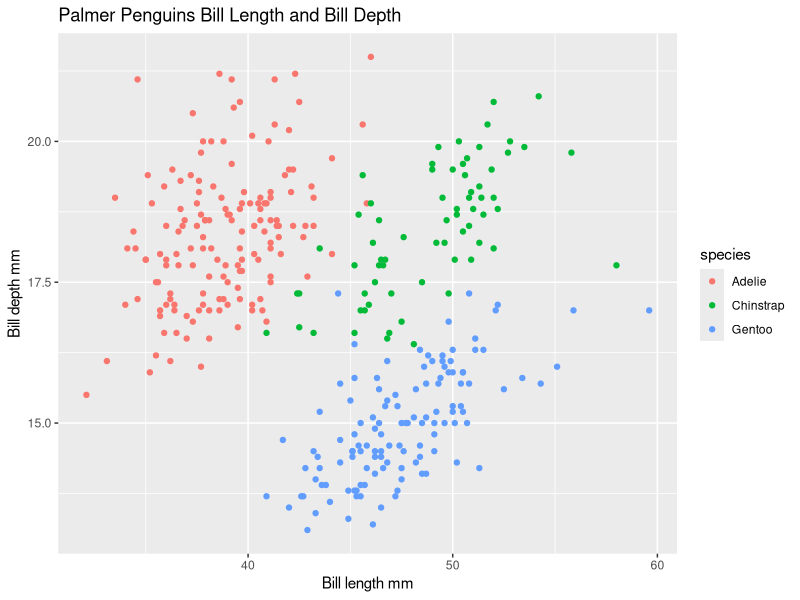
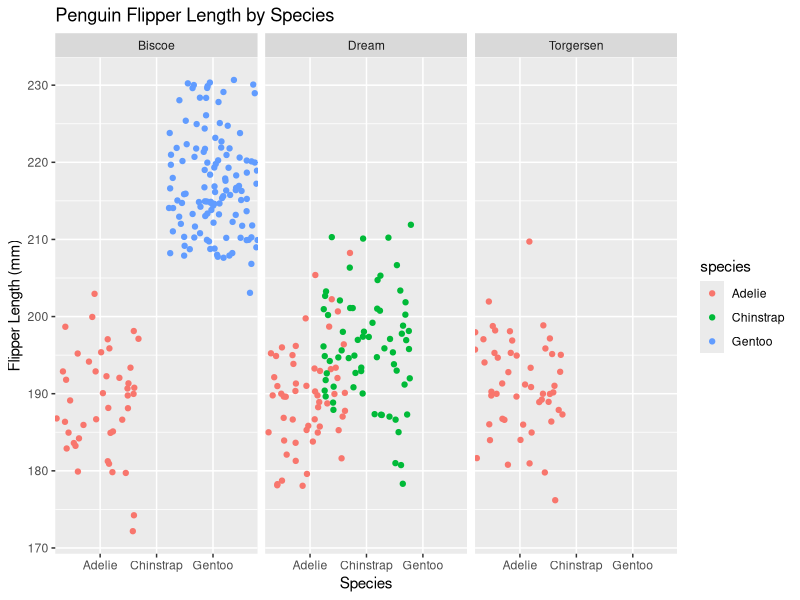

These figures' R source, in order:
## ---- chunk 1
knitr::opts_chunk$set(echo = TRUE)
library(tidyverse)
library(palmerpenguins)
## ---- chunk 2
ggplot(data = penguins, aes(x = bill_length_mm, y = bill_depth_mm)) +
  geom_point(aes(color = species)) +
labs(x = "Bill length mm", y = "Bill depth mm", title = "Palmer Penguins Bill Length and Bill Depth")
## ---- chunk 3
ggplot(data = penguins, aes(x = species, y = flipper_length_mm)) +
  geom_jitter(aes(color = species), width = 0.8) +
  labs(x = "Species", y = "Flipper Length (mm)", title = "Penguin Flipper Length by Species") +
  facet_wrap(~island)
